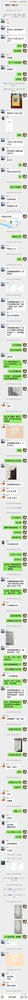
#> input picture images/微信图片_20251117204340_97_272.jpg, 28 x 1000 px, shrunk from 535 x 19097 before the run
$ python split_long_image.py 'images/微信图片_20251117204340_97_272.jpg'
#> lines starting #> are read from the running program, lines starting #| are printed output that depends on the picture
#!/usr/bin/env python3
# -*- coding: utf-8 -*-
"""
微信长截图分列工具
将长截图自动分割成多列，方便打印
"""

import os
import sys
from PIL import Image
import argparse
from pathlib import Path


def split_image_to_columns(input_path, output_dir=None, num_columns=2, overlap=0, dpi=300, column_gap=20):
    """
    将长图分割成多列

    参数:
        input_path: 输入图片路径
        output_dir: 输出目录，默认为当前目录下的output文件夹
        num_columns: 分割的列数，默认2列
        overlap: 列之间的重叠像素数，默认0
        dpi: 输出图片的DPI，默认300（适合打印）
        column_gap: 合并图片时列之间的间隔像素，默认20
    """
#> called with input_path = 'images/微信图片_20251117204340_97_272.jpg', num_columns = 2, overlap = 0, dpi = 300, column_gap = 20
    try:
        # 打开图片
        img = Image.open(input_path)
#> img is the input picture: PIL image 28x1000 RGB; mean R, G, B 217.6, 224, 212.2
        width, height = img.size
#> width = 28; height = 1000
        print(f"原图尺寸: {width} x {height} 像素")
#| 原图尺寸: 28 x 1000 像素

        # 计算每列的高度
        column_height = height // num_columns
#> column_height = 500

        # 如果有重叠，需要调整高度
        if overlap > 0:
            column_height = (height + overlap * (num_columns - 1)) // num_columns

        print(f"分割成 {num_columns} 列，每列高度约: {column_height} 像素")
#| 分割成 2 列，每列高度约: 500 像素

        # 创建输出目录
        if output_dir is None:
            output_dir = Path(input_path).parent / "output"
        else:
            output_dir = Path(output_dir)
        output_dir.mkdir(parents=True, exist_ok=True)

        # 获取原文件名（不含扩展名）
        input_filename = Path(input_path).stem

        # 分割图片
        columns = []
        for i in range(num_columns):
            # 计算当前列的起始和结束位置
            start_y = i * column_height - (i * overlap if i > 0 else 0)
            end_y = min(start_y + column_height, height)

            # 如果是最后一列，确保包含所有剩余内容
            if i == num_columns - 1:
                end_y = height

            # 裁剪图片
            column = img.crop((0, start_y, width, end_y))
            columns.append(column)

            # 保存单独的列
            output_path = output_dir / f"{input_filename}_列{i+1}.png"
            column.save(output_path, dpi=(dpi, dpi))
            print(f"已保存: {output_path}")
#> this loop made 2 passes
#> pass 1, in split_image_to_columns, `column = img.crop((0, start_y, width, end_y))`:
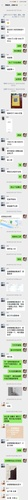
#> column: PIL image 28x500 RGB; mean R, G, B 219.3, 223.9, 214.8
#> pass 2, in split_image_to_columns, `column = img.crop((0, start_y, width, end_y))`:
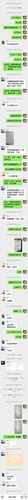
#> column: PIL image 28x500 RGB; mean R, G, B 216, 224.2, 209.6
#> after the loop, columns = 2 items

        # 创建横向拼接的版本（所有列并排显示，带间隔）
        gap = column_gap  # 列之间的间隔（像素）
        total_width = width * num_columns + gap * (num_columns - 1)
#> total_width = 76
        max_height = max(col.height for col in columns)
#> max_height = 500

        combined = Image.new('RGB', (total_width, max_height), (255, 255, 255))
#> combined: PIL image 76x500 RGB; every value is 255

        for i, col in enumerate(columns):
            x_position = i * (width + gap)
            combined.paste(col, (x_position, 0))
#> this loop made 2 passes
#> x_position on passes 1 to 2: 0, 48
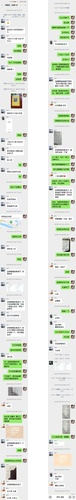
#> combined: PIL image 76x500 RGB; mean R, G, B 227.5, 232.2, 223.5

        combined_path = output_dir / f"{input_filename}_合并_{num_columns}列.png"
        combined.save(combined_path, dpi=(dpi, dpi))
        print(f"已保存合并版本: {combined_path}")

        print(f"\n✅ 处理完成！共生成 {num_columns + 1} 个文件")
        print(f"输出目录: {output_dir.absolute()}")

        return True

    except Exception as e:
        print(f"❌ 错误: {str(e)}")
        return False


def process_directory(input_dir, output_dir=None, num_columns=2, overlap=0, dpi=300, column_gap=20):
    """
    批量处理目录中的所有图片
    """
    input_path = Path(input_dir)
    image_extensions = {'.jpg', '.jpeg', '.png', '.bmp', '.gif', '.webp'}

    # 查找所有图片文件
    image_files = [f for f in input_path.iterdir()
                   if f.is_file() and f.suffix.lower() in image_extensions]

    if not image_files:
        print(f"在目录 {input_dir} 中未找到图片文件")
        return

    print(f"找到 {len(image_files)} 个图片文件")
    print("=" * 50)

    success_count = 0
    for img_file in image_files:
        print(f"\n处理: {img_file.name}")
        if split_image_to_columns(str(img_file), output_dir, num_columns, overlap, dpi, column_gap):
            success_count += 1
        print("=" * 50)

    print(f"\n✅ 批量处理完成！成功处理 {success_count}/{len(image_files)} 个文件")


def main():
    parser = argparse.ArgumentParser(
        description='将微信长截图分割成多列，方便打印',
        formatter_class=argparse.RawDescriptionHelpFormatter,
        epilog="""
使用示例:
  # 将单张图片分成2列
  python split_long_image.py screenshot.png

  # 将图片分成3列
  python split_long_image.py screenshot.png -c 3

  # 批量处理目录中的所有图片
  python split_long_image.py ./screenshots/ -c 2

  # 设置列之间的重叠（避免内容被切断）
  python split_long_image.py screenshot.png -c 2 --overlap 50

  # 指定输出目录和DPI
  python split_long_image.py screenshot.png -o ./output -d 150
        """
    )

    parser.add_argument('input', help='输入图片文件或目录')
    parser.add_argument('-c', '--columns', type=int, default=2,
                        help='分割的列数（默认: 2）')
    parser.add_argument('-o', '--output', default=None,
                        help='输出目录（默认: ./output）')
    parser.add_argument('--overlap', type=int, default=0,
                        help='列之间重叠的像素数（默认: 0）')
    parser.add_argument('-d', '--dpi', type=int, default=300,
                        help='输出图片DPI，用于打印（默认: 300）')
    parser.add_argument('--column-gap', type=int, default=20,
                        help='合并图片时列之间的间隔像素（默认: 20）')

    args = parser.parse_args()

    # 检查输入是文件还是目录
    input_path = Path(args.input)

    if not input_path.exists():
        print(f"❌ 错误: 路径不存在: {args.input}")
        sys.exit(1)

    if input_path.is_file():
        # 处理单个文件
        split_image_to_columns(
            args.input,
            args.output,
            args.columns,
            args.overlap,
            args.dpi,
            args.column_gap
        )
    elif input_path.is_dir():
        # 批量处理目录
        process_directory(
            args.input,
            args.output,
            args.columns,
            args.overlap,
            args.dpi,
            args.column_gap
        )
    else:
        print(f"❌ 错误: 无效的输入路径: {args.input}")
        sys.exit(1)


if __name__ == "__main__":
    main()
